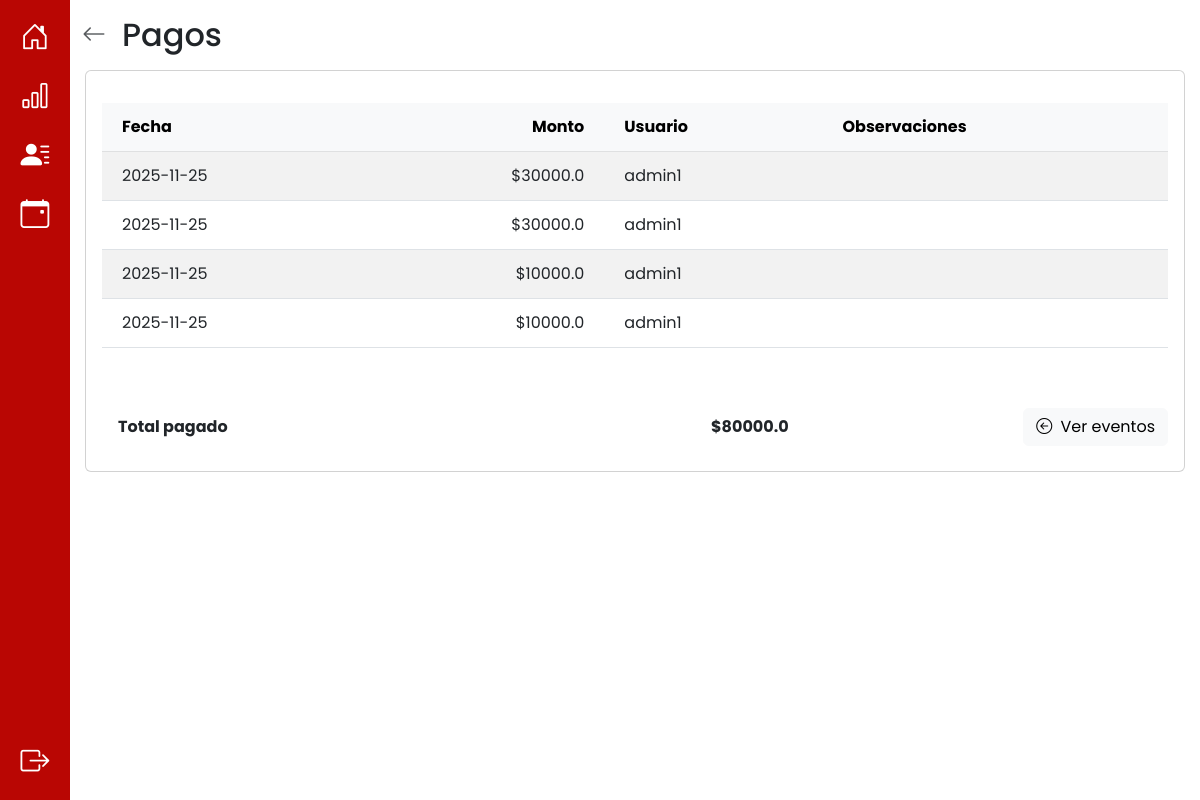
The app's page /ingresos/pagos/1 (signed in) with its own data.
### app/models.py (models this page shows, shortened)
class Pago(db.Model):
    __tablename__ = 'pago'
    id_pago = db.Column(db.Integer, primary_key=True, autoincrement=True)
    id_evento = db.Column(db.Integer, db.ForeignKey('evento.id_evento'), nullable=False)
    monto_pago = db.Column(db.Numeric(10, 2), nullable=False)
    fecha = db.Column(db.Date, nullable=False)
    usuario_creacion = db.Column(db.String(10), db.ForeignKey('cuenta.nombre_usuario'), nullable=False)
    evento = db.relationship('Evento', back_populates='pagos')
    usuario = db.relationship('Cuenta', back_populates='pagos')
    auditorias_pago = db.relationship('AuditoriaPago', back_populates='pago', cascade="all, delete-orphan")

### app/routes/ingresos_routes.py (the view)
@ingresos_bp.route("pagos/<int:id_evento>")
def pagos(id_evento):
    try:
        evento = Evento.query.get(id_evento)
        if not evento:
            raise ValueError("No se encontró el evento buscado")
        pagos = evento.pagos
        return render_template('pagos.html', pagos = pagos, id_evento = id_evento)
    except Exception as e:
        return render_template("pagos.html", mensaje=f"Error al cargar eventos {str(e)}")

### app/models.py (called while the page is built)
    def es_administrador(self):
        return Administrador.query.filter_by(nombre_usuario=self.nombre_usuario).first() is not None

### app/templates/pagos.html (shortened to what this page needs)
{% extends 'base.html' %} {% block title %} Pagos - Evento {% endblock %} {%
block content %}
<div
  class="toast-container position-fixed top-0 end-0 p-3"
  style="z-index: 2000"
>
</div>
<div class="container py-3">
  <div class="d-flex align-items-center mb-3">
    <a
      href="{{ url_for('eventos_bp.eventos') }}"
      class="text-muted me-3"
      aria-label="Volver"
    >
      <i class="bi bi-arrow-left fs-4"></i>
    </a>
    <div>
      <h2 class="m-0">Pagos</h2>
    </div>
  </div>
  <div class="d-flex justify-content-center">
    <div class="card w-100" style="max-width: 1100px">
      <div class="card-body d-flex flex-column" style="min-height: 50vh">
        <div class="row flex-grow-1 mb-3">
          <div class="col-12">
            <div style="max-height: 48vh; overflow: auto">
              <table class="table table-striped table-hover mb-0">
                <thead
                  class="table-light position-sticky top-0"
                  style="z-index: 1"
                >
                  <tr>
                    <th style="padding: 12px 20px">Fecha</th>
                    <th style="padding: 12px 20px; text-align: right">Monto</th>
                    <th style="padding: 12px 20px">Usuario</th>
                    <th style="padding: 12px 20px">Observaciones</th>
                  </tr>
                </thead>
                <tbody>
                  {% if pagos %} {% for pago in pagos %}
                  <tr>
                    <td style="padding: 12px 20px">{{ pago.fecha }}</td>
                    <td style="padding: 12px 20px; text-align: right">
                      ${{ pago.monto_pago | float | round(2) }}
                    </td>
                    <td style="padding: 12px 20px">
                      {{ pago.usuario_creacion }}
                    </td>
                    <td style="padding: 12px 20px">
                    </td>
                  </tr>
                  {% endfor %} {% else %}
                  <tr>
                    <td colspan="4" class="text-center" style="padding: 20px">
                      No hay pagos registrados para este evento.
                    </td>
                  </tr>
                  {% endif %}
                </tbody>
              </table>
            </div>
          </div>
        </div>
        <div class="row">
          <div class="col-md-8 d-flex flex-column justify-content-center">
            <div class="section-card p-3">
              <div class="d-flex justify-content-between">
                <div>
                  <strong>Total pagado</strong>
                </div>
                <div>
                  {% set total = pagos | sum(attribute='monto_pago') if pagos
                  else 0 %}
                  <strong>${{ total | float | round(2) }}</strong>
                </div>
              </div>
            </div>
          </div>
          <div class="col-md-4 d-flex justify-content-end align-items-center">
            <a
              href="{{ url_for('eventos_bp.eventos') }}"
              class="btn btn-light ms-2"
            >
              <i class="bi bi-arrow-left-circle me-1"></i> Ver eventos
            </a>
          </div>
        </div>
      </div>
    </div>
  </div>
</div>
{% endblock %}

### app/static/css/style.css (style rules this page uses)
:root { --color-primario: #b90603; --color-hover: #ffe4e4; --color-btn: #ec221f; }
html, body { height: 100%; margin: 0; overflow-x: hidden; }
body { font-family: "Poppins", sans-serif; font-weight: 400; font-style: normal; margin: 0; padding: 0; }

### records on screen
Pago: fecha "2025-11-25", monto_pago "30000.0", usuario_creacion "admin1"
Pago: fecha "2025-11-25", monto_pago "30000.0", usuario_creacion "admin1"
Pago: fecha "2025-11-25", monto_pago "10000.0", usuario_creacion "admin1"
Pago: fecha "2025-11-25", monto_pago "10000.0", usuario_creacion "admin1"

### other values on screen
{{ total | float | round(2) }} "80000.0"
